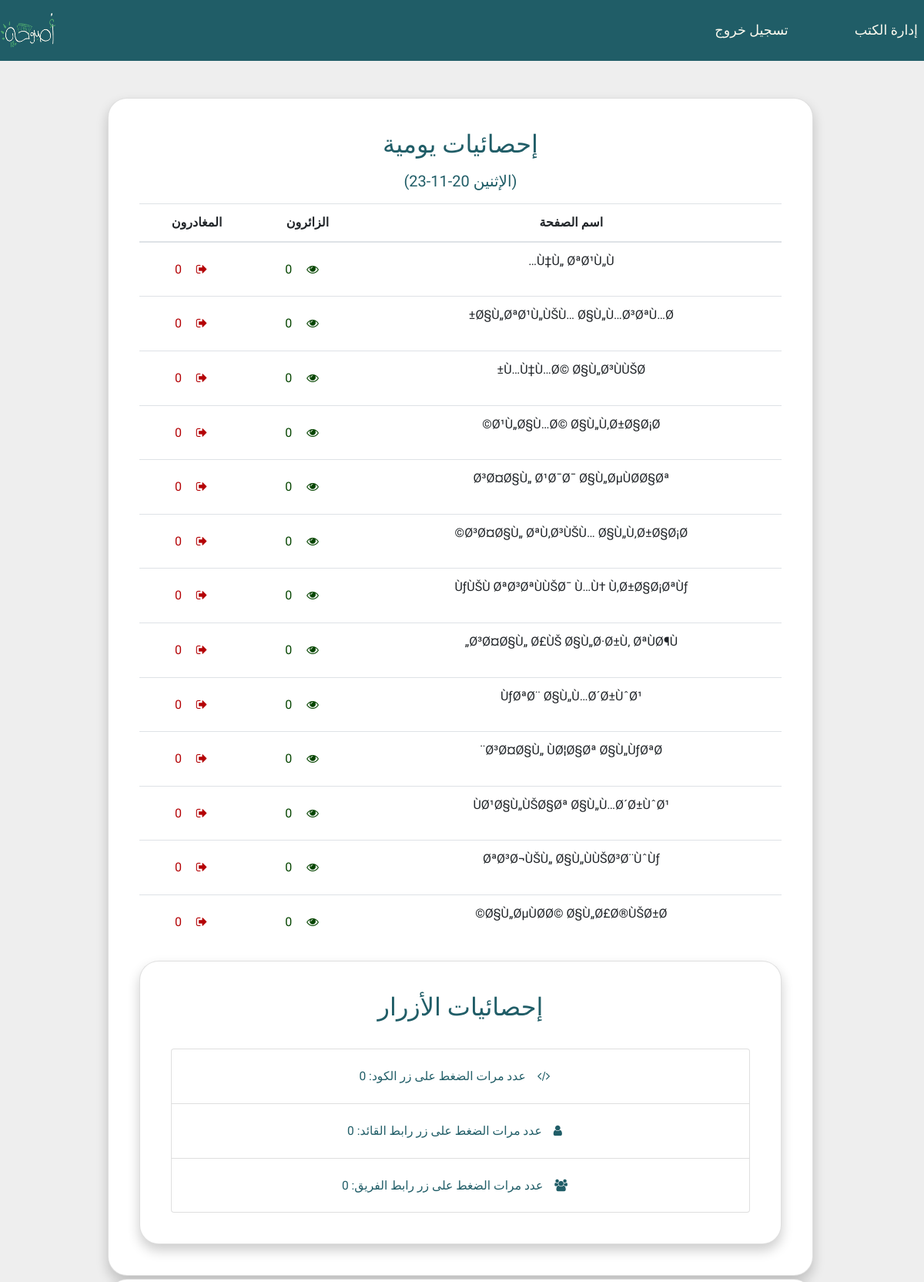
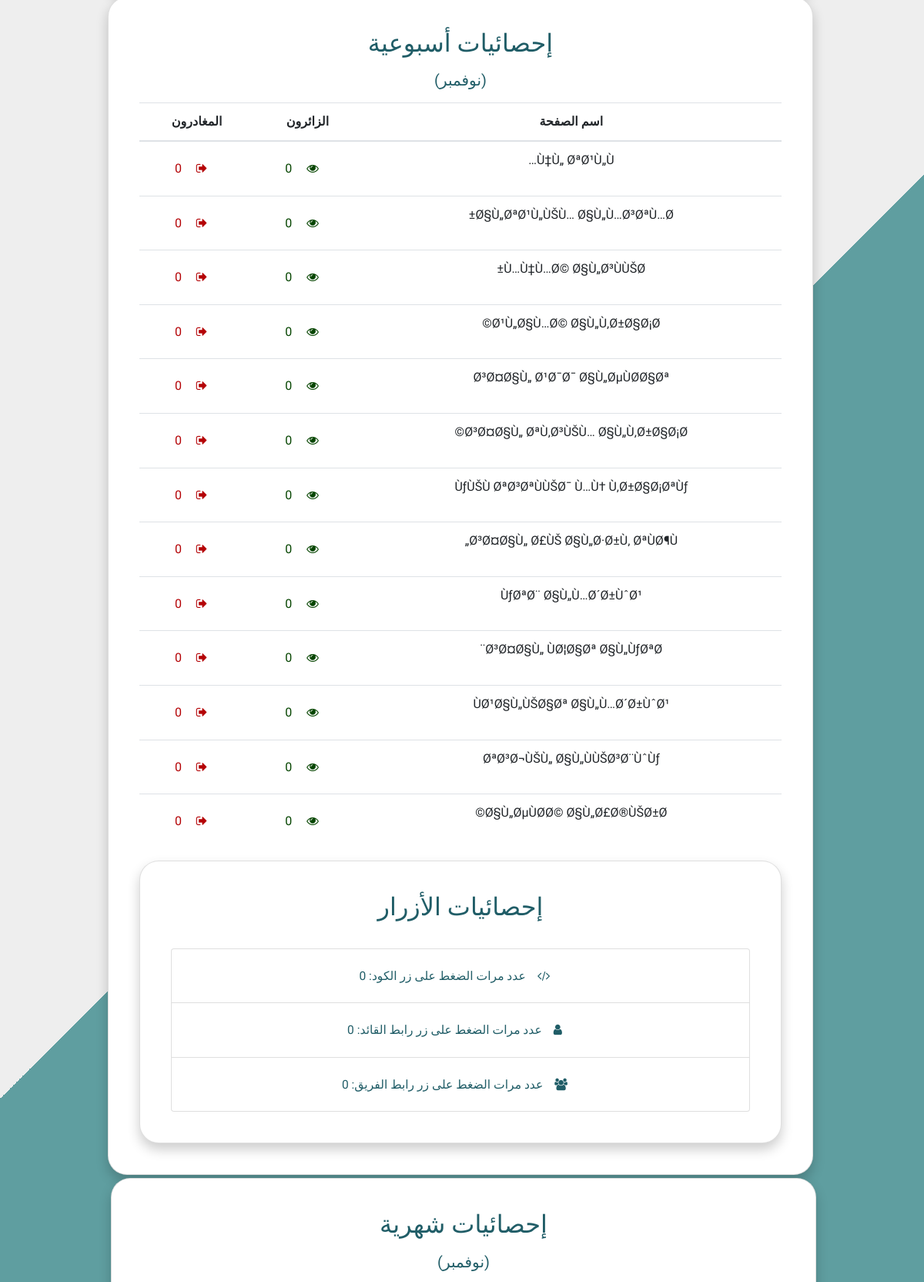
Screenshot of /index.php/statistics (upper part) with the database file from the repository (2 pictures, top to bottom).
### tables this page shows
CREATE TABLE `pages` (
  `id` int(11) NOT NULL,
  `title` varchar(255) NOT NULL,
  `viewers` int(11) NOT NULL
);

### application/controllers/Statistics.php (called while the page is built, shortened)
<?php
class Statistics extends CI_Controller {
	public
	function __construct() {
		$this->load->model( 'StatisticsModel' );
	}
	public
	function index() {
		$data[ 'title' ] = 'الإحصائيات';
		$this->load->view( 'management_book/templates/header', $data );
		$this->load->view( 'management_book/templates/navbar' );
		$this->load->view( 'management_book/statistics', $data );
		$this->load->view( 'management_book/templates/footer' );
	}
}
?>

### index.php (called while the page is built, shortened)
<?php
require_once BASEPATH.'core/CodeIgniter.php';

### application/models/StatisticsModel.php (called while the page is built, shortened)
<?php
class StatisticsModel extends CI_Model {
public function selectPages(){
	$this->db->select('*');
	$this->db->from('pages');
	return $this->db->get();
}
public function selectStatisticsPerDay($id){
	$this->db->select('id');
	$this->db->from('statistics');
	$where = 'page_id = "'.$id.'" AND date = DATE(CURDATE())';
	$this->db->where($where);
	return $this->db->get();
}
	public function selectStatisticsPerWeek($id){
	$this->db->select('id');
	$this->db->from('statistics');
	$where = 'page_id = "'.$id.'" AND YEARWEEK(`date`, 6) = YEARWEEK( CURDATE(), 6)';
	$this->db->where($where);
	return $this->db->get();
}
	public function selectStatisticsPerMonth($id){
	$this->db->select('id');
	$this->db->from('statistics');
	$where = 'page_id = "'.$id.'" AND YEAR( date ) = YEAR( CURDATE() )AND MONTH( date ) = MONTH( CURDATE() )';
	$this->db->where($where);
	return $this->db->get();
}
	public function get_data($table_name, $col, $cond){
		$this->db->select($col);
		$this->db->from($table_name);
		$this->db->where($cond);
		return $this->db->get();
	}
}
?>

### application/views/management_book/statistics.php (the view, shortened to what this page needs)
<body>
	<?php
	$find = array( "Sat", "Sun", "Mon", "Tue", "Wed", "Thu", "Fri" );
	$replace = array( "السبت", "الأحد", "الإثنين", "الثلاثاء", "الأربعاء", "الخميس", "الجمعة" );
	$ar_day_format = date( 'D' );
	$ar_day = str_replace( $find, $replace, $ar_day_format );
	$months = array( "Jan" => "يناير", "Feb" => "فبراير", "Mar" => "مارس", "Apr" => "أبريل", "May" => "مايو", "Jun" => "يونيو", "Jul" => "يوليو", "Aug" => "أغسطس", "Sep" => "سبتمبر", "Oct" => "أكتوبر", "Nov" => "نوفمبر", "Dec" => "ديسمبر" );
	$your_date = date( 'y-m-d' );
	$en_month = date( "M", strtotime( $your_date ) );
	$ar_month = "";
	foreach ( $months as $en => $ar ) {
		if ( $en == $en_month ) {
			$ar_month = $ar;
		}
	}
	?>
	<div class="container-fluid px-1 py-5 mx-auto" dir="rtl">
		<div class="row d-flex justify-content-center">
			<div class="card b-0 mb-1 mr-1 col-md-9">
				<h2 class="title">إحصائيات يومية</h2>
				<h5 class="title">(<?php echo $ar_day." ".date('y-m-d'); ?>)</h5>
				<table class="table">
					<thead>
						<th class="th">اسم الصفحة</th>
						<th class="th">الزائرون</th>
						<th class="th">المغادرون</th>
					</thead>
					<tbody>
						<?php
						$ids = $this->StatisticsModel->selectPages();
						if ( $ids->num_rows() > 0 ) {
							foreach ( $ids->result() as $id ) {
								$page_id = $id->id;
								$query = $this->StatisticsModel->selectStatisticsPerDay( $page_id );
								$viewers = $query->num_rows();
								$query2 = $this->StatisticsModel->selectStatisticsPerDay( $page_id + 1 );
								$query3 = $ids->last_row();
								if ( $page_id < $query3->id )
									$leavers = abs( $viewers - $query2->num_rows() );
								else
									$leavers = $viewers;
								?>
						<tr>
							<td>
								<?php echo $id->title;?>
							</td>
							<td class="viewers"><i class="fa fa-eye"></i>
								<?php echo $viewers;?>
							</td>
							<td class="leavers"><i class="fa fa-sign-out"></i>
								<?php echo $leavers;?>
							</td>
						</tr>
						<?php
						}
						}
						?>
					</tbody>
				</table>
				<div class="card ">
					<h2 class="card-title">إحصائيات الأزرار</h2>
					<?php
					$code_clicks = $this->StatisticsModel->get_data( 'buttons_statistics', 'code_button', 'code_button = 1 AND  date = DATE(CURDATE())' )->num_rows();
					$leader_link_clicks = $this->StatisticsModel->get_data( 'buttons_statistics', 'leader_link_button', 'leader_link_button = 1 AND  date = DATE(CURDATE())' )->num_rows();
					$team_link_clicks = $this->StatisticsModel->get_data( 'buttons_statistics', 'team_link_button', 'team_link_button = 1 AND  date = DATE(CURDATE())' )->num_rows();
					?>
					<ul class="list-group">
						<li class="list-group-item"><i class="fa fa-code"></i>عدد مرات الضغط على زر الكود:
							<?php echo $code_clicks; ?> </li>
						<li class="list-group-item"><i class="fa fa-user"></i>عدد مرات الضغط على زر رابط القائد:
							<?php echo $leader_link_clicks; ?> </li>
						<li class="list-group-item"><i class="fa fa-users"></i>عدد مرات الضغط على زر رابط الفريق:
							<?php echo $team_link_clicks; ?>
						</li>
					</ul>
				</div>
			</div>
			<div class="card b-0 mb-1 mr-1 col-md-9">
				<h2 class="title">إحصائيات أسبوعية</h2>
				<h5 class="title">(<?php echo $ar_month;?>)</h5>
				<table class="table">
					<thead>
						<th class="th">اسم الصفحة</th>
						<th class="th">الزائرون</th>
						<th class="th">المغادرون</th>
					</thead>
					<tbody>
						<?php
						$ids = $this->StatisticsModel->selectPages();
						if ( $ids->num_rows() > 0 ) {
							foreach ( $ids->result() as $id ) {
								$page_id = $id->id;
								$query = $this->StatisticsModel->selectStatisticsPerWeek( $page_id );
								$viewers = $query->num_rows();
								$query2 = $this->StatisticsModel->selectStatisticsPerWeek( $page_id + 1 );
								$query3 = $ids->last_row();
								if ( $page_id < $query3->id )
									$leavers = abs( $viewers - $query2->num_rows() );
								else
									$leavers = $viewers;
								?>
						<tr>
							<td>
								<?php echo $id->title;?>
							</td>
							<td class="viewers"><i class="fa fa-eye"></i>
								<?php echo $viewers;?>
							</td>
							<td class="leavers"><i class="fa fa-sign-out"></i>
								<?php echo $leavers;?>
							</td>
						</tr>
						<?php
						}
						}
						?>
					</tbody>
				</table>
				<div class="card ">
					<h2 class="card-title">إحصائيات الأزرار</h2>
					<?php
					$code_clicks = $this->StatisticsModel->get_data( 'buttons_statistics', 'code_button', 'code_button = 1 AND YEARWEEK(`date`, 6) = YEARWEEK( CURDATE(), 6)' )->num_rows();
					$leader_link_clicks = $this->StatisticsModel->get_data( 'buttons_statistics', 'leader_link_button', 'leader_link_button = 1 AND YEARWEEK(`date`, 6) = YEARWEEK( CURDATE(), 6)' )->num_rows();
					$team_link_clicks = $this->StatisticsModel->get_data( 'buttons_statistics', 'team_link_button', 'team_link_button = 1 AND YEARWEEK(`date`, 6) = YEARWEEK( CURDATE(), 6)' )->num_rows();
					?>
					<ul class="list-group">
						<li class="list-group-item"><i class="fa fa-code"></i>عدد مرات الضغط على زر الكود:
							<?php echo $code_clicks; ?> </li>
						<li class="list-group-item"><i class="fa fa-user"></i>عدد مرات الضغط على زر رابط القائد:
							<?php echo $leader_link_clicks; ?> </li>
						<li class="list-group-item"><i class="fa fa-users"></i>عدد مرات الضغط على زر رابط الفريق:
							<?php echo $team_link_clicks; ?>
						</li>
					</ul>
				</div>
			</div>
			<div class="card b-0 mb-1 ml-1 col-md-9">
				<h2 class="title">إحصائيات شهرية</h2>
				<h5 class="title">(<?php echo $ar_month;?>)</h5>
			</div>
		</div>
	</div>
</body>

### application/views/management_book/templates/header.php (shortened to what this page needs)
<!DOCTYPE html>
<html lang="ar">
<head>
    <link href='https://maxcdn.bootstrapcdn.com/bootstrap/4.3.1/css/bootstrap.min.css' rel='stylesheet'>
    <link href='https://cdnjs.cloudflare.com/ajax/libs/font-awesome/4.0.3/css/font-awesome.css' rel='stylesheet'>
    <link href="<?php echo base_url()?>assets/css/management_book.css" rel="stylesheet" />
</head>

### application/views/management_book/templates/navbar.php (shortened to what this page needs)
<body>
	<nav class="navbar navbar-expand-lg navbar-light" dir="ltr" style="font-family: 'Tajawal', sans-serif;font-size:1.1em">
		<a class="navbar-brand" href="#">
            <img src="<?php echo base_url()?>assets/img/logo_2.png" height="45">
        </a>
		<div class="collapse navbar-collapse" id="navbarNavAltMarkup" dir="rtl">
			<div class="navbar-nav">
				<li>
					<a style="color:#FCFAEF;" class="nav-item nav-link activ" href="<?php echo base_url()?>management_book/index">إدارة الكتب</a>
				</li>
				<li>
					<a style="color:#FCFAEF;" class="nav-item nav-link logout" href="<?php echo base_url()?>login/logout">تسجيل خروج</a>
				</li>
			</div>
		</div>
	</nav>

### application/views/management_book/templates/footer.php (shortened to what this page needs)
</html>

### assets/css/management_book.css (style rules this page uses)
body { color: #000; overflow-x: hidden; width: 100%; background: linear-gradient(-45deg, #5F9EA0 50%, #EEEEEE 50%); background-repeat: no-repeat }
.navbar { background-color: #205d67; padding: 1% 0; font-size: 1.2em; font-family: 'Harmattan', sans-serif; }
.navbar-brand img { width: 70%; }
.navbar-nav li a { text-align: right; float: right; }
h3,h5,p { text-align: right; }
.card { background-color: #FFF; border-radius: 25px; box-shadow: 0 8px 16px 0 rgba(0, 0, 0, 0.2); padding: 40px; z-index: 0 }
.fa { padding: 15px; font-size: 25px; color:#FCFAEF ; text-decoration: none; }

### application/views/management_book/templates/header.php (style rules this page uses)
html,body { font-family: 'Tajawal', sans-serif; color: #205D67; }

### application/views/management_book/templates/navbar.php (style rules this page uses)
.logout { margin-right: 70px; }

### application/views/management_book/statistics.php (style rules this page uses)
.card { text-align: center; }
.card ul { display: inline-block; margin: 0; padding: 0; zoom: 1; *display: inline; text-align: center; list-style: none; margin-top: 3%; }
.fa, .list-group-item { font-size: 1.3vw; }
.viewers, .fa-eye, .viewers:hover, .fa-eye:hover { color: #064500; }
.leavers, .fa-sign-out, .leavers:hover, .fa-sign-out:hover { color: #B40306; }
.title { margin-bottom: 2%; text-align: center; }
.fa-code, .fa-user, .fa-users, .fa-code:hover, .fa-user:hover, .fa-users:hover { color: #205d67; }

### rows the page displays
pages: title "Ù‡Ù„ ØªØ¹Ù„Ù…", viewers "0", leavers "0"
pages: title "Ø§Ù„ØªØ¹Ù„ÙŠÙ… Ø§Ù„Ù…Ø³ØªÙ…Ø±", viewers "0", leavers "0"
pages: title "Ù…Ù‡Ù…Ø© Ø§Ù„Ø³ÙÙŠØ±", viewers "0", leavers "0"
pages: title "Ø¹Ù„Ø§Ù…Ø© Ø§Ù„Ù‚Ø±Ø§Ø¡Ø©", viewers "0", leavers "0"
pages: title "Ø³Ø¤Ø§Ù„ Ø¹Ø¯Ø¯ Ø§Ù„ØµÙØ­Ø§Øª", viewers "0", leavers "0"
pages: title "Ø³Ø¤Ø§Ù„ ØªÙ‚Ø³ÙŠÙ… Ø§Ù„Ù‚Ø±Ø§Ø¡Ø©", viewers "0", leavers "0"
pages: title "ÙƒÙŠÙ ØªØ³ØªÙÙŠØ¯ Ù…Ù† Ù‚Ø±Ø§Ø¡ØªÙƒ", viewers "0", leavers "0"
pages: title "Ø³Ø¤Ø§Ù„ Ø£ÙŠ Ø§Ù„Ø·Ø±Ù‚ ØªÙØ¶Ù„", viewers "0", leavers "0"
pages: title "ÙƒØªØ¨ Ø§Ù„Ù…Ø´Ø±ÙˆØ¹", viewers "0", leavers "0"
pages: title "Ø³Ø¤Ø§Ù„ ÙØ¦Ø§Øª Ø§Ù„ÙƒØªØ¨", viewers "0", leavers "0"
pages: title "ÙØ¹Ø§Ù„ÙŠØ§Øª Ø§Ù„Ù…Ø´Ø±ÙˆØ¹", viewers "0", leavers "0"
pages: title "ØªØ³Ø¬ÙŠÙ„ Ø§Ù„ÙÙŠØ³Ø¨ÙˆÙƒ", viewers "0", leavers "0"
pages: title "Ø§Ù„ØµÙØ­Ø© Ø§Ù„Ø£Ø®ÙŠØ±Ø©", viewers "0", leavers "0"

### other values shown
$ar_day "الإثنين"
$code_clicks "0"
$leader_link_clicks "0"
$team_link_clicks "0"
$ar_month "نوفمبر"
